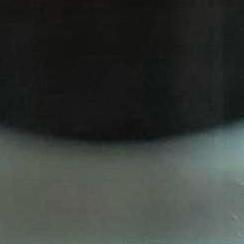
#> input picture WaTur-Water-Turbidity-Dataset-main/Formazine/0/1005.jpg, 244 x 244 px; its folder holds only this picture in this run
$ python validar_mascaras_dataset.py
#> lines starting #> are read from the running program, lines starting #| are printed output that depends on the picture; after the words box and inside, x2 and y2 are one past the last pixel; in counts of white or black regions, pixels touching at a corner belong together
from pathlib import Path
import csv
import cv2
import numpy as np


# ============================================================
# 1. RUTAS
# ============================================================

# Estructura esperada:
# C:\Proyecto\src\validar_mascaras_dataset.py
# C:\Proyecto\WaTur-Water-Turbidity-Dataset-main\Formazine\...

base = Path(__file__).resolve().parents[1] / "WaTur-Water-Turbidity-Dataset-main" / "Formazine"

print("INICIO: validar_mascaras_dataset.py")

from pathlib import Path

BASE_PROYECTO = Path(__file__).resolve().parents[1]

BASE_DATASET = (
    BASE_PROYECTO
    / "WaTur-Water-Turbidity-Dataset-main"
    / "Formazine"
)

CARPETA_RESULTADOS = (
    BASE_PROYECTO / "src" / "resultados_validacion"
)

CSV_SALIDA = CARPETA_RESULTADOS / "validacion_mascaras.csv"


# ============================================================
# 2. CONFIGURACIÓN
# ============================================================

NIVELES = ["0", "0.5", "1", "2.5", "4", "5", "7.5", "10", "40"]

# 10 imágenes aleatorias por nivel.
# Cambiar a None para procesar todas las imágenes.
IMAGENES_POR_NIVEL = 10

SEMILLA = 42

# Parámetros geométricos
MARGEN = 8
FILA_INICIO = 25
FILA_FIN = 180
SEPARACION_MINIMA = 20
UMBRAL_TRANSICION = 1.0

# Filtrado adaptativo de intensidad V en HSV
PERCENTIL_OSCURO = 5
PERCENTIL_BRILLANTE = 98
TAMANO_KERNEL = 3

# Criterios provisionales de revisión
AREA_MINIMA_PORCENTAJE = 10.0
AREA_MAXIMA_PORCENTAJE = 90.0

# Mostrar cada imagen y su máscara
MOSTRAR_IMAGENES = True


# ============================================================
# 3. PERFIL DE INTENSIDAD
# ============================================================

def calcular_perfil(imagen):
    gris = cv2.cvtColor(imagen, cv2.COLOR_BGR2GRAY)

    perfil = np.mean(gris, axis=1).astype(np.float32)

    perfil_suave = cv2.GaussianBlur(
        perfil.reshape(-1, 1),
        (1, 9),
        0
    ).flatten()

    return perfil_suave


# ============================================================
# 4. DETECTAR TRANSICIONES
# ============================================================

def buscar_fronteras(perfil):
    inicio = FILA_INICIO
    fin = min(FILA_FIN, len(perfil) - 1)

    if fin - inicio < 3:
        return None, None, None, None

    diferencias = np.diff(perfil[inicio:fin])

    if diferencias.size == 0:
        return None, None, None, None

    indice_subida = int(np.argmax(diferencias))
    indice_caida = int(np.argmin(diferencias))

    valor_subida = float(diferencias[indice_subida])
    valor_caida = float(diferencias[indice_caida])

    subida = (
        inicio + indice_subida + 1
        if valor_subida > 0 else None
    )

    caida = (
        inicio + indice_caida + 1
        if valor_caida < 0 else None
    )

    subida_valor = (
        valor_subida if subida is not None else None
    )

    caida_valor = (
        valor_caida if caida is not None else None
    )

    return subida, subida_valor, caida, caida_valor


def determinar_region(
    subida,
    subida_valor,
    caida,
    caida_valor
):
    subida_valida = (
        subida is not None
        and subida_valor is not None
        and subida_valor >= UMBRAL_TRANSICION
    )

    caida_valida = (
        caida is not None
        and caida_valor is not None
        and abs(caida_valor) >= UMBRAL_TRANSICION
    )

    # Dos fronteras separadas: posible región clara intermedia
    if (
        subida_valida
        and caida_valida
        and subida < caida
        and (caida - subida) >= SEPARACION_MINIMA
    ):
        return {
            "tipo": "REGION_CLARA_INTERMEDIA",
            "frontera_1": subida,
            "frontera_2": caida
        }

    # Zona oscura arriba y agua candidata abajo
    if subida_valida and not caida_valida:
        return {
            "tipo": "OSCURO_ARRIBA_CLARO_ABAJO",
            "frontera": subida
        }

    # Agua candidata arriba y zona oscura abajo
    if caida_valida and not subida_valida:
        return {
            "tipo": "CLARO_ARRIBA_OSCURO_ABAJO",
            "frontera": caida
        }

    # Si ambas son válidas pero no delimitan una región intermedia,
    # se conserva la transición de mayor magnitud.
    if subida_valida and caida_valida:
        if subida_valor >= abs(caida_valor):
            return {
                "tipo": "OSCURO_ARRIBA_CLARO_ABAJO",
                "frontera": subida
            }

        return {
            "tipo": "CLARO_ARRIBA_OSCURO_ABAJO",
            "frontera": caida
        }

    return {"tipo": "NO_DETERMINADO"}


# ============================================================
# 5. CREAR MÁSCARA GEOMÉTRICA
# ============================================================

def crear_mascara_geometrica(imagen, resultado):
    alto, ancho = imagen.shape[:2]

    mascara = np.zeros(
        (alto, ancho),
        dtype=np.uint8
    )

    tipo = resultado["tipo"]

    if tipo == "OSCURO_ARRIBA_CLARO_ABAJO":
        limite = min(
            alto - 1,
            resultado["frontera"] + MARGEN
        )

        mascara[limite:, :] = 255

        return mascara, limite, None

    if tipo == "CLARO_ARRIBA_OSCURO_ABAJO":
        limite = max(
            1,
            resultado["frontera"] - MARGEN
        )

        mascara[:limite, :] = 255

        return mascara, limite, None

    if tipo == "REGION_CLARA_INTERMEDIA":
        superior = max(
            0,
            min(alto, resultado["frontera_1"] + MARGEN)
        )

        inferior = max(
            0,
            min(alto, resultado["frontera_2"] - MARGEN)
        )

        if inferior > superior:
            mascara[superior:inferior, :] = 255

        return mascara, superior, inferior

    return mascara, None, None


# ============================================================
# 6. FILTRADO ADAPTATIVO
# ============================================================

def filtrar_dentro_roi(imagen, mascara_geometrica):
    mascara_final = np.zeros_like(mascara_geometrica)

    region = mascara_geometrica > 0

    if cv2.countNonZero(mascara_geometrica) == 0:
        return mascara_final, None, None

    hsv = cv2.cvtColor(
        imagen,
        cv2.COLOR_BGR2HSV
    )

    valor = hsv[:, :, 2]
    valores_region = valor[region]

    limite_oscuro = float(
        np.percentile(
            valores_region,
            PERCENTIL_OSCURO
        )
    )

    limite_brillante = float(
        np.percentile(
            valores_region,
            PERCENTIL_BRILLANTE
        )
    )

    candidatos = (
        region
        & (valor >= limite_oscuro)
        & (valor <= limite_brillante)
    )

    mascara_final[candidatos] = 255

    kernel = cv2.getStructuringElement(
        cv2.MORPH_ELLIPSE,
        (TAMANO_KERNEL, TAMANO_KERNEL)
    )

    mascara_final = cv2.morphologyEx(
        mascara_final,
        cv2.MORPH_OPEN,
        kernel
    )

    mascara_final = cv2.morphologyEx(
        mascara_final,
        cv2.MORPH_CLOSE,
        kernel
    )

    return mascara_final, limite_oscuro, limite_brillante


# ============================================================
# 7. MEDIDAS Y VISUALIZACIÓN
# ============================================================

def porcentaje_area(mascara):
    total = mascara.shape[0] * mascara.shape[1]

    if total == 0:
        return 0.0

    return (
        100.0
        * cv2.countNonZero(mascara)
        / total
    )


def superponer_mascara(imagen, mascara):
    capa_verde = np.zeros_like(imagen)
    capa_verde[:] = (0, 255, 0)

    mezcla = cv2.addWeighted(
        imagen,
        0.65,
        capa_verde,
        0.35,
        0
    )

    resultado = imagen.copy()
    seleccion = mascara > 0
    resultado[seleccion] = mezcla[seleccion]

    return resultado


def medir_imagen(imagen):
    gris = cv2.cvtColor(
        imagen,
        cv2.COLOR_BGR2GRAY
    )

    hsv = cv2.cvtColor(
        imagen,
        cv2.COLOR_BGR2HSV
    )

    return {
        "brillo_medio_gris": float(np.mean(gris)),
        "brillo_mediano_gris": float(np.median(gris)),
        "desviacion_gris": float(np.std(gris)),
        "valor_medio_HSV": float(np.mean(hsv[:, :, 2])),
        "saturacion_media_HSV": float(np.mean(hsv[:, :, 1]))
    }


def obtener_imagenes(carpeta, cantidad, semilla):
    extensiones = {
        ".jpg", ".jpeg", ".png", ".bmp"
    }

    archivos = sorted(
        archivo
        for archivo in carpeta.iterdir()
        if archivo.is_file()
        and archivo.suffix.lower() in extensiones
    )

    if cantidad is None or len(archivos) <= cantidad:
        return archivos

    generador = np.random.default_rng(semilla)

    indices = sorted(
        generador.choice(
            len(archivos),
            size=cantidad,
            replace=False
        ).tolist()
    )

    return [archivos[i] for i in indices]


# ============================================================
# 8. CLASIFICACIÓN PROVISIONAL
# ============================================================

def clasificar_resultado(
    tipo,
    area_final,
    advertencia_transiciones
):
    if tipo == "NO_DETERMINADO" or area_final <= 0:
        return (
            "RECHAZADA_SIN_REGION",
            "No se detectó una región utilizable."
        )

    if advertencia_transiciones:
        return (
            "REVISION_MANUAL",
            "Las transiciones están demasiado próximas."
        )

    if area_final < AREA_MINIMA_PORCENTAJE:
        return (
            "REVISION_MANUAL",
            "Área conservada inferior al criterio provisional."
        )

    if area_final > AREA_MAXIMA_PORCENTAJE:
        return (
            "REVISION_MANUAL",
            "Área conservada superior al criterio provisional."
        )

    return (
        "CANDIDATA_A_ACEPTACION",
        "Cumple criterios iniciales; requiere revisión visual."
    )


# ============================================================
# 9. PROCESAR EL DATASET Y GUARDAR CSV
# ============================================================

def main():
    if not BASE_DATASET.exists():
        print("ERROR: no se encontró la carpeta Formazine.")
        print("Ruta buscada:")
        print(BASE_DATASET)
        print(
            "\nComprueba que la carpeta del dataset esté "
            "al mismo nivel que la carpeta src."
        )
        return

    CARPETA_RESULTADOS.mkdir(
        parents=True,
        exist_ok=True
    )

    columnas = [
        "nivel_ntu",
        "archivo",
        "ruta",
        "ancho",
        "alto",
        "tipo_detectado",
        "subida_fila",
        "subida_cambio",
        "caida_fila",
        "caida_cambio",
        "separacion_transiciones",
        "area_geometrica_pct",
        "area_final_pct",
        "limite_oscuro_V",
        "limite_brillante_V",
        "brillo_medio_gris",
        "brillo_mediano_gris",
        "desviacion_gris",
        "valor_medio_HSV",
        "saturacion_media_HSV",
        "advertencia_transiciones",
        "decision_provisional",
        "motivo"
    ]

    registros = []
    detener = False

    for indice_nivel, nivel in enumerate(NIVELES):
        carpeta_nivel = BASE_DATASET / nivel

        if not carpeta_nivel.exists():
            print(
                f"\nAVISO: no existe la carpeta del nivel {nivel}:"
            )
            print(carpeta_nivel)
            continue

        archivos = obtener_imagenes(
            carpeta_nivel,
            IMAGENES_POR_NIVEL,
            SEMILLA + indice_nivel
        )

        print(
            f"\n{'=' * 55}\n"
            f"Nivel: {nivel} NTU\n"
            f"Imágenes seleccionadas: {len(archivos)}"
        )

        for archivo in archivos:
            imagen = cv2.imread(str(archivo))
#> imagen is the input picture: shape (244, 244, 3); mean B, G, R 54.1, 57.4, 53

            if imagen is None:
                print("No se pudo leer:", archivo.name)
                continue

            alto, ancho = imagen.shape[:2]

            perfil = calcular_perfil(imagen)
#> in calcular_perfil, `perfil = np.mean(gris, axis=1).astype(np.float32)`: perfil = 244 values, max 106.6 at index 243, min 23.09 at index 2, mean 55.76
#> in calcular_perfil, `perfil_suave = cv2.GaussianBlur( perfil.reshape(-1, 1), (1, 9), 0 ).fl..`: perfil_suave = 244 values, max 105.9 at index 243, min 23.17 at index 0, mean 55.76
#> perfil has the same summary as perfil_suave in calcular_perfil

            subida, subida_valor, caida, caida_valor = (
                buscar_fronteras(perfil)
            )
#> in buscar_fronteras, `fin = min(FILA_FIN, len(perfil) - 1)`: fin = 180
#> in buscar_fronteras, `diferencias = np.diff(perfil[inicio:fin])`: diferencias = 154 values, max 3.39 at index 115, min -0.42 at index 153, mean 0.484
#> in buscar_fronteras, `indice_subida = int(np.argmax(diferencias))`: indice_subida = 115
#> in buscar_fronteras, `indice_caida = int(np.argmin(diferencias))`: indice_caida = 153
#> in buscar_fronteras, `valor_subida = float(diferencias[indice_subida])`: valor_subida = 3.39
#> in buscar_fronteras, `valor_caida = float(diferencias[indice_caida])`: valor_caida = -0.42
#> in buscar_fronteras, `subida = ( inicio + indice_subida + 1 if valor_subida > 0 else None )`: subida = 141
#> in buscar_fronteras, `caida = ( inicio + indice_caida + 1 if valor_caida < 0 else None )`: caida = 179
#> in buscar_fronteras, `subida_valor = ( valor_subida if subida is not None else None )`: subida_valor = 3.39
#> in buscar_fronteras, `caida_valor = ( valor_caida if caida is not None else None )`: caida_valor = -0.42
#> subida = 141; subida_valor = 3.39; caida = 179; caida_valor = -0.42

            region = determinar_region(
                subida,
                subida_valor,
                caida,
                caida_valor
            )
#> in determinar_region, `subida_valida = ( subida is not None and subida_valor is not None and ..`: subida_valida = True
#> in determinar_region, `caida_valida = ( caida is not None and caida_valor is not None and abs..`: caida_valida = False
#> region = {'tipo': 'OSCURO_ARRIBA_CLARO_ABAJO', 'frontera': 141}

            mascara_geometrica, _, _ = (
                crear_mascara_geometrica(
                    imagen,
                    region
                )
            )
#> in crear_mascara_geometrica, `tipo = resultado["tipo"]`: tipo = 'OSCURO_ARRIBA_CLARO_ABAJO'
#> in crear_mascara_geometrica, `limite = min( alto - 1, resultado["frontera"] + MARGEN )`: limite = 149
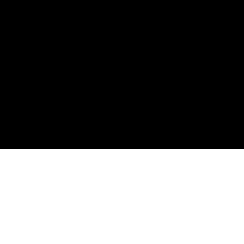
#> mascara_geometrica: shape (244, 244); 38.9% white; 1 white region, box (x1, y1, x2, y2) and area: (0, 149, 244, 244) 23180

            mascara_final, limite_oscuro, limite_brillante = (
                filtrar_dentro_roi(
                    imagen,
                    mascara_geometrica
                )
            )
#> in filtrar_dentro_roi, `limite_oscuro = float( np.percentile( valores_region, PERCENTIL_OSCURO..`: limite_oscuro = 85
#> in filtrar_dentro_roi, `limite_brillante = float( np.percentile( valores_region, PERCENTIL_BRI..`: limite_brillante = 141
#> in filtrar_dentro_roi, `candidatos = ( region & (valor >= limite_oscuro) & (valor <= limite_br..`:
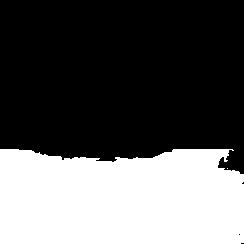
#> candidatos: shape (244, 244) bool; 36.3% white; 2 white regions (1 under 20 px), largest, box (x1, y1, x2, y2) and area: (0, 149, 244, 244) 21595
#> mascara_final: shape (244, 244); 36.3% white; 1 white region, box (x1, y1, x2, y2) and area: (0, 149, 244, 244) 21582
#> limite_oscuro = 85; limite_brillante = 141

            area_geometrica = porcentaje_area(
                mascara_geometrica
            )
#> area_geometrica = 38.93

            area_final = porcentaje_area(
                mascara_final
            )
#> area_final = 36.25

            if subida is not None and caida is not None:
                separacion = abs(subida - caida)
#> separacion = 38
            else:
                separacion = None

            advertencia = (
                separacion is not None
                and separacion < SEPARACION_MINIMA
            )
#> advertencia = False

            decision, motivo = clasificar_resultado(
                region["tipo"],
                area_final,
                advertencia
            )
#> decision = 'CANDIDATA_A_ACEPTACION'

            medidas = medir_imagen(imagen)
#> medidas = {'brillo_medio_gris': 55.76, 'brillo_mediano_gris': 33, 'desviacion_gris': 36.75, 'valor_medio_HSV': 57.48, 'saturacion_media_HSV': 23.5}

            registro = {
                "nivel_ntu": nivel,
                "archivo": archivo.name,
                "ruta": str(archivo),
                "ancho": ancho,
                "alto": alto,
                "tipo_detectado": region["tipo"],
                "subida_fila": (
                    subida if subida is not None else ""
                ),
                "subida_cambio": (
                    round(subida_valor, 4)
                    if subida_valor is not None else ""
                ),
                "caida_fila": (
                    caida if caida is not None else ""
                ),
                "caida_cambio": (
                    round(caida_valor, 4)
                    if caida_valor is not None else ""
                ),
                "separacion_transiciones": (
                    separacion if separacion is not None else ""
                ),
                "area_geometrica_pct": round(
                    area_geometrica, 4
                ),
                "area_final_pct": round(
                    area_final, 4
                ),
                "limite_oscuro_V": (
                    round(limite_oscuro, 2)
                    if limite_oscuro is not None else ""
                ),
                "limite_brillante_V": (
                    round(limite_brillante, 2)
                    if limite_brillante is not None else ""
                ),
                "brillo_medio_gris": round(
                    medidas["brillo_medio_gris"], 4
                ),
                "brillo_mediano_gris": round(
                    medidas["brillo_mediano_gris"], 4
                ),
                "desviacion_gris": round(
                    medidas["desviacion_gris"], 4
                ),
                "valor_medio_HSV": round(
                    medidas["valor_medio_HSV"], 4
                ),
                "saturacion_media_HSV": round(
                    medidas["saturacion_media_HSV"], 4
                ),
                "advertencia_transiciones": advertencia,
                "decision_provisional": decision,
                "motivo": motivo
            }

            registros.append(registro)

            print(
                f"{archivo.name}: "
                f"{region['tipo']} | "
                f"área final={area_final:.2f}% | "
                f"{decision}"
            )
#| 1005.jpg: OSCURO_ARRIBA_CLARO_ABAJO | área final=36.25% | CANDIDATA_A_ACEPTACION

            if MOSTRAR_IMAGENES:
                mascara_color = cv2.cvtColor(
                    mascara_final,
                    cv2.COLOR_GRAY2BGR
                )

                superpuesta = superponer_mascara(
                    imagen,
                    mascara_final
                )
#> in superponer_mascara, `mezcla = cv2.addWeighted( imagen, 0.65, capa_verde, 0.35, 0 )`:
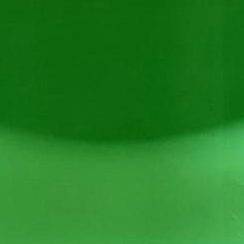
#> mezcla: shape (244, 244, 3); mean B, G, R 35.2, 126.6, 34.4
#> in superponer_mascara, `resultado[seleccion] = mezcla[seleccion]`:
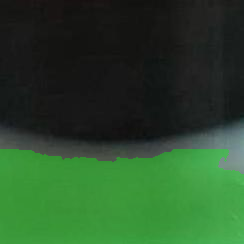
#> resultado: shape (244, 244, 3); mean B, G, R 42.1, 76.9, 41.1

                escala = min(
                    400 / ancho,
                    300 / alto,
                    1.0
                )

                tamano = (
                    max(1, int(ancho * escala)),
                    max(1, int(alto * escala))
                )

                original_reducida = cv2.resize(
                    imagen, tamano
                )

                mascara_reducida = cv2.resize(
                    mascara_color, tamano
                )

                superpuesta_reducida = cv2.resize(
                    superpuesta, tamano
                )

                comparacion = np.hstack([
                    original_reducida,
                    mascara_reducida,
                    superpuesta_reducida
                ])
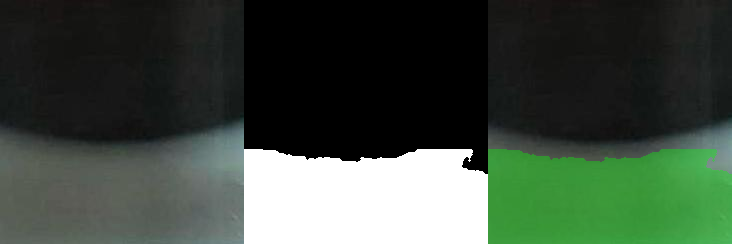
#> comparacion: shape (244, 732, 3); mean B, G, R 62.9, 75.6, 62.2

                nombre_ventana = (
                    f"{nivel} NTU - {archivo.name} "
                    f"| Original / Mascara / Superpuesta"
                )

                cv2.imshow(
                    nombre_ventana,
                    comparacion
                )

                print(
                    "Pulsa cualquier tecla para continuar; "
                    "ESC para detener la revisión."
                )

                tecla = cv2.waitKey(0)
#> (key Esc is pressed here)
                cv2.destroyAllWindows()

                if tecla == 27:
                    detener = True
                    break

        if detener:
            break

    with CSV_SALIDA.open(
        "w",
        newline="",
        encoding="utf-8-sig"
    ) as archivo_csv:

        escritor = csv.DictWriter(
            archivo_csv,
            fieldnames=columnas,
            delimiter=";"
        )

        escritor.writeheader()
        escritor.writerows(registros)

    print("\n" + "=" * 60)
    print("VALIDACIÓN TERMINADA")
    print("Imágenes procesadas:", len(registros))
#| Imágenes procesadas: 1
    print("CSV guardado en:")
    print(CSV_SALIDA)

    conteos = {}

    for registro in registros:
        decision = registro["decision_provisional"]
        conteos[decision] = conteos.get(decision, 0) + 1
#> this loop made 1 pass
#> decision on pass 1: 'CANDIDATA_A_ACEPTACION'
#> after the loop, conteos = {'CANDIDATA_A_ACEPTACION': 1}

    print("\nResumen de decisiones:")

    for decision, cantidad in sorted(conteos.items()):
        print(f"  {decision}: {cantidad}")
#> this loop made 1 pass
#> (decision, cantidad) on pass 1: ('CANDIDATA_A_ACEPTACION', 1)
#> (printed output is left out)

    print(
        "\nIMPORTANTE: las decisiones son provisionales. "
        "No se debe rechazar una imagen únicamente por ser oscura "
        "sin revisar si la región de agua es realmente utilizable."
    )

if __name__ == "__main__":
    print("Se va a ejecutar la función main()")
    main()
